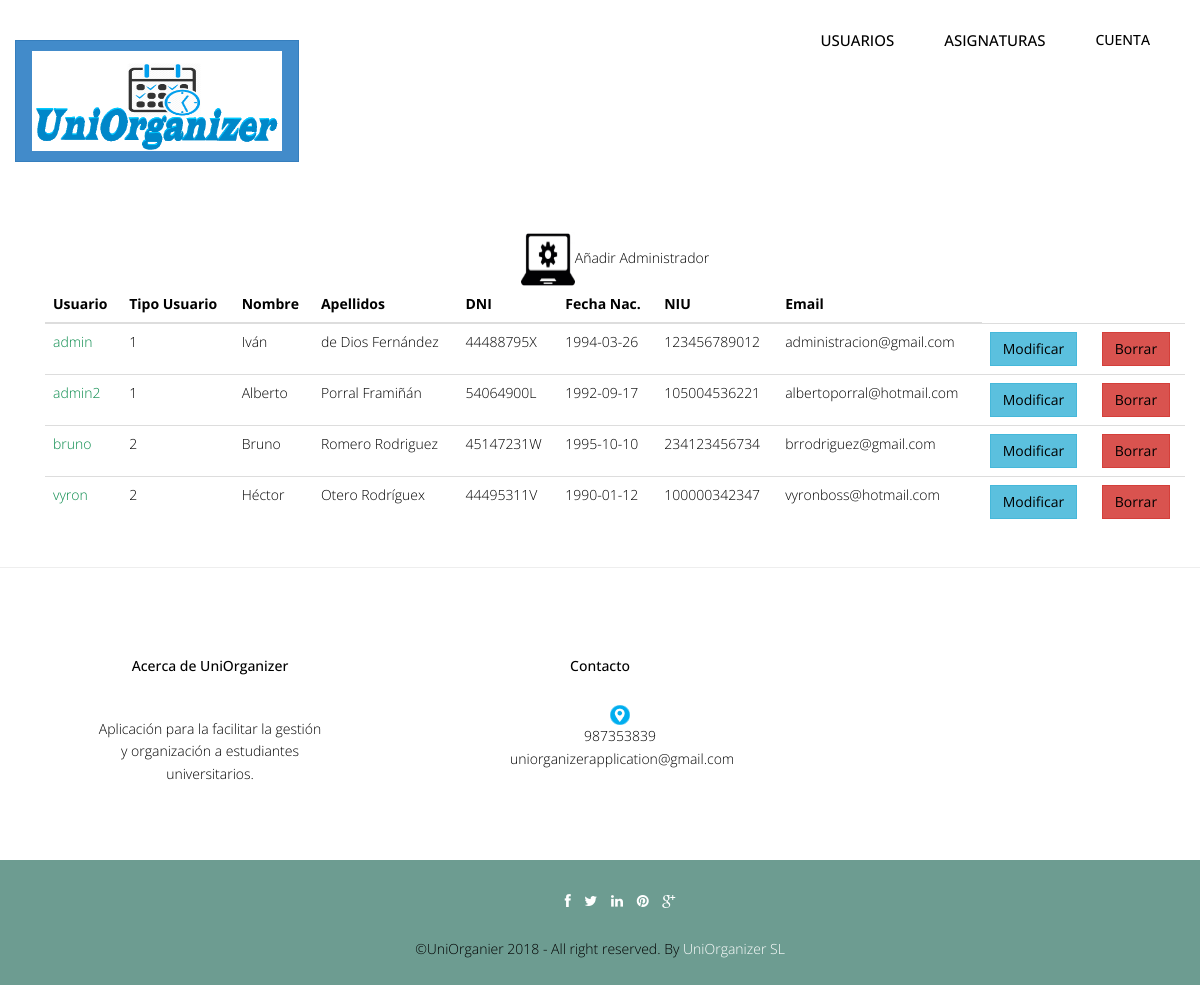
Before: /Controllers/USUARIO_Controller.php (signed in) with the older database file.
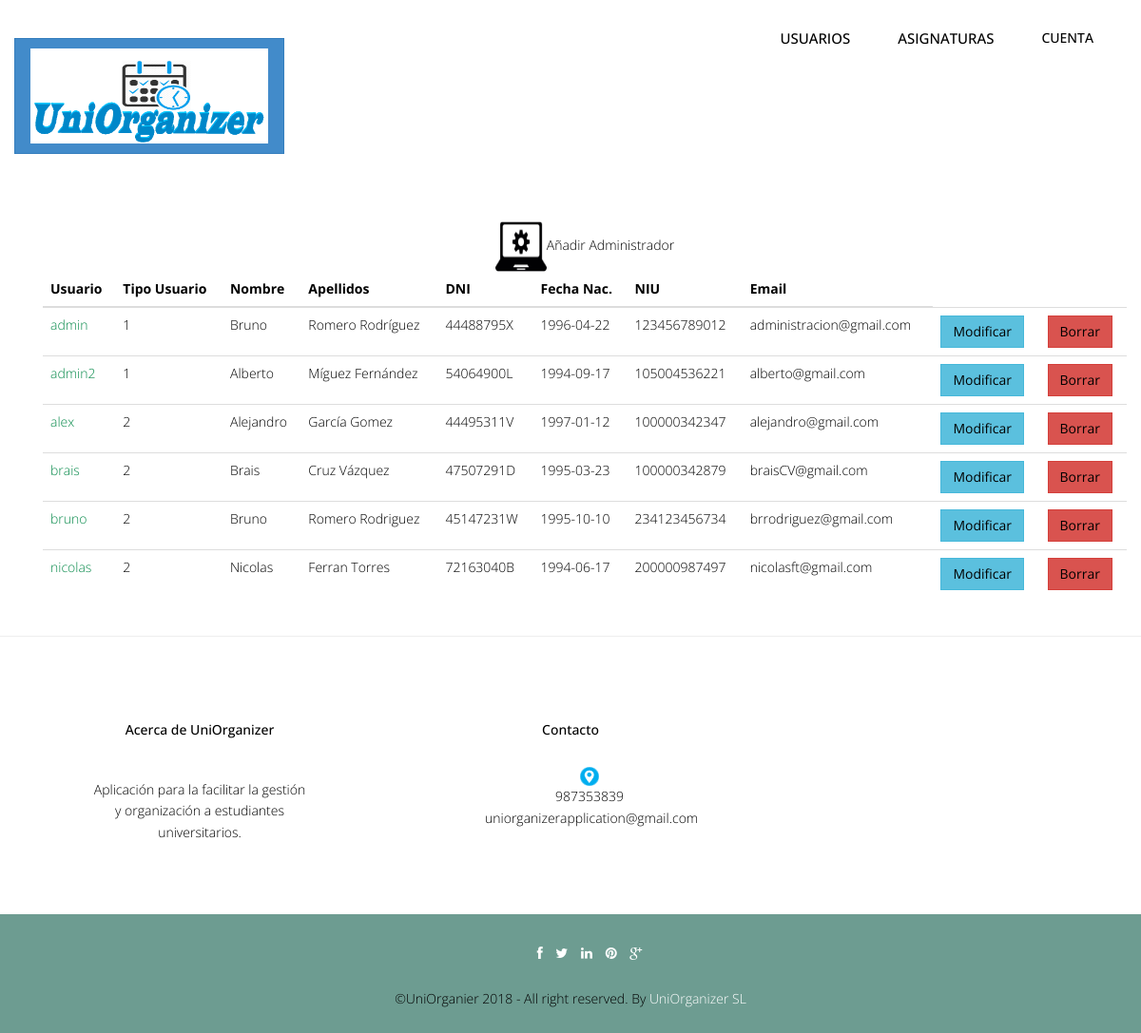
After: the same page with the newer database file.
### tables this page shows
CREATE TABLE `usuario` (
  `username` varchar(20) NOT NULL,
  `password` varchar(50) NOT NULL,
  `tipoUsuario` int(10) NOT NULL,
  `nombre` varchar(50) NOT NULL,
  `apellidos` varchar(50) NOT NULL,
  `dni` varchar(9) NOT NULL,
  `fechaNac` date NOT NULL,
  `niu` varchar(12) NOT NULL,
  `email` varchar(50) NOT NULL
);

### Controllers/USUARIO_Controller.php (called while the page is built, shortened)
<?php
include_once '../Models/USUARIO_Model.php';
include_once '../Views/header.php';
Switch ($_REQUEST['accion']) {
    default:
        if (!isset($_REQUEST['username'])) {
            $usuario = new USUARIO_Modelo('', '', '', '', '', '', '', '', '', '', '');
        } else {
            $usuario = get_data_form();
        }
        $datos = $usuario->ConsultarTodo($_REQUEST['user']);
        if (!tienePermisos('USUARIO_Show')) {
            new Mensaje('No tienes los permisos necesarios', '../Views/DEFAULT_Vista.php');
        } else {
            new USUARIO_Show($datos, '../Views/DEFAULT_Vista.php');
        }
}
?>

### Models/USUARIO_Model.php (called while the page is built, shortened)
<?php
include_once '../Functions/LibraryFunctions.php';
class USUARIO_Modelo {
    var $mysqli;
    function ConectarBD() {
        $this->mysqli = new mysqli("localhost", "root", "", "uniorganizer");
    }
    function ConsultarTodo($user) {
        $sql = "SELECT * FROM USUARIO";
        if (!($resultado = $this->mysqli->query($sql))) {
            return 'Error en la consulta sobre la base de datos';
        } else {
            $toret = array();
            $i = 0;
            while ($fila = $resultado->fetch_array()) {
                $toret[$i] = $fila;
                $i++;
            }
            return $toret;
        }
    }
}
?>

### Views/USUARIO_SHOWALL_Vista.php (the view, shortened to what this page needs)
<?php
class USUARIO_Show {
    private $datos;
    function __construct($array, $volver) {
        $this->datos = $array;
        $this->render();
    }
    function render() {
        ?>
        <div class="container">
            <?php
            $lista = array('username', 'tipoUsuario', 'nombre', 'apellidos', 'dni', 'fechaNac', 'niu', 'email');
            ?>
            <div class="container">
                <div align='center'>
					<a href='USUARIO_Controller.php?accion=<?php echo $strings['Insertar']; ?>&user=admin'><img src="../img/admin.jpg" width="54px" height="54px"><?php echo $strings['addAdministrador']; ?></a>
                    <table class="table">
                        <thead class="thead-dark">
                            <tr>
                                <?php
                                foreach ($lista as $titulo) {
                                    echo "<th>";
                                    echo $strings[$titulo];
                                    echo "</th>";
                                }
                                echo "</tr>";
                                echo "</thead>";
                                echo "<tbody>";
                                for ($j = 0; $j < count($this->datos); $j++) {
                                    echo "<tr>";
                                    foreach ($this->datos [$j] as $clave => $valor) {
                                        for ($i = 0; $i < count($lista); $i++) {
                                            if ($clave === $lista[$i]) {
                                                echo "<td>";
                                            if ($clave === 'username') {
                                                ?>
                                            <a href='USUARIO_Controller.php?username=<?php echo $this->datos[$j]['username'] . '&accion=' . $strings['Ver']; ?>'><font color="#088A4B"><?php echo $valor; ?></font></a> <?php
                                        } else {
                                            echo $valor;
                                        }
                                        echo "</td>";
                                    }
                                }
                            }
                            ?>
                            <td><button type="button" class="btn btn-info"><a href='USUARIO_Controller.php?username=<?php echo $this->datos[$j]['username'] . '&accion=' . $strings['Modificar']; ?>'><?php echo $strings['Modificar']; ?></a></button></td>
                            <td><button type="button" class="btn btn-danger"><a href='USUARIO_Controller.php?username=<?php echo $this->datos[$j]['username'] . '&accion=' . $strings['Borrar']; ?>'><?php echo $strings['Borrar']; ?></a></button></td>
                                    <?php
                                }
                                ?>
                        </tbody>
                    </table>
                </div>
            </div>
        </div>
        <?php
        include '../Views/footer.php';
    }
}

### Views/header.php (shortened to what this page needs)
<!DOCTYPE html>
<html lang="en">
    <head>
        <link href="../css/bootstrap.min.css" rel="stylesheet">
        <link href="../css/responsive-slider.css" rel="stylesheet">
        <link rel="stylesheet" href="../css/animate.css">
        <link rel="stylesheet" href="../css/font-awesome.min.css">
        <link href="../css/style.css" rel="stylesheet">
    </head>
    <body>
        <header>
            <div class="container">
                <div class="row">
                    <nav class="navbar navbar-default" role="navigation">
                            <div class="navbar-header">
									<form method="post" action="../Functions/Acceso.php" role="login">
										<button type="submit" name="accion" class="btn btn-lg btn-primary" value="Login"><img src="../img/LogoUO.png" width="250" height="100"/></button>
									</form>
                            </div>
                            <div>
                                <div class="menu">
									<ul class="nav nav-tabs" role="tablist">
                                        <?php
                                        showNavbar();
                                        ?>
                                    </ul>
                                </div>
                            </div>
                    </nav>
                </div>
            </div>
        </header>

### Functions/LibraryFunctions.php (shortened to what this page needs)
<?php
function ConsultarTipoUsuarioLogin() {
    $mysqli = new mysqli("localhost", "root", "", "uniorganizer");
    $sql = "SELECT tipoUsuario FROM USUARIO WHERE USUARIO.username='" . $_SESSION['login'] . "'";
    $result = $mysqli->query($sql)->fetch_array();
    return $result['tipoUsuario'];
}
function añadirFuncionalidades($NOM) {
    $mysqli = new mysqli("localhost", "root", "", "uniorganizer");
    $rol = "SELECT tipoUsuario FROM USUARIO  WHERE username='" . $NOM['login'] . "'";
    $sql = "SELECT DISTINCT categoriaFuncionalidad FROM FUNCIONALIDAD, FUNCIONALIDAD_ROL WHERE FUNCIONALIDAD_ROL.idFuncionalidad = FUNCIONALIDAD.idFuncionalidad AND FUNCIONALIDAD_ROL.idRol=(" . $rol . ")";
    if (!($resultado = $mysqli->query($sql))) {
        echo 'Error en la consulta sobre la base de datos';
    } else {
        while ($fila = $resultado->fetch_array()) {
            $funcionalidad = $fila['categoriaFuncionalidad'];
            switch ($funcionalidad) {
				case "Gestion Usuarios":
					if(ConsultarTipoUsuarioLogin()==1){
                        ?><li><a style="font-size:15px;" href="../Controllers/USUARIO_Controller.php"><?php echo $strings['Gestión de Usuarios']; ?></a></li> <?php
					}
                    break;
				case "Gestion Asignaturas":
				?>
                    <li class="nav-item dropdown">
                        <a style="font-size:15px;" class="nav-link dropdown-toggle" href="" id="navbarDropdownMenuLink" data-toggle="dropdown" aria-haspopup="true" aria-expanded="false"><?php echo $strings['Gestión de Asignaturas'] ?> </a>
                    </li>
                    <?php
                    break;
                    ?><li><a style="font-size:15px;" href="../Controllers/ALERTA_Controller.php"><?php echo $strings['Gestión de Eventos']; ?></a></li> <?php
                default:
					break;
            }
        }
    }
}
function showNavbar() {
    if (!isset($_SESSION)) {
        echo '<br><br><li role="presentation" class="active"><a href="../Functions/Conectar.php" class="m1">Iniciar Sesion</a></li>';
		echo '<br><br><li role="presentation" class="active"><a href="../Functions/Registrar.php" class="m1">Registrar</a></li>';
    } else {
        añadirFuncionalidades($_SESSION);
		?>
		<li class="nav-item dropdown">
            <a class="nav-link dropdown-toggle" href="" id="navbarDropdownMenuLink" data-toggle="dropdown" aria-haspopup="true" aria-expanded="false">
        <?php echo $strings['Cuenta'] ?>
            </a>
        </li>
        <?php
    }
}

### Views/footer.php (shortened to what this page needs)
<hr>
	<footer>
		<div class="container">
			<div class="row">
				<div class="col-lg-4">
					<div class="widget">
						<h5 class="widgetheading">Acerca de UniOrganizer</h5>
						<p>Aplicación para la facilitar la gestión y organización a estudiantes universitarios.</p>
					</div>
				</div>
				<div class="col-lg-4">
					<div class="widget">
						<h5 class="widgetheading">Contacto</h5>
						<ul class="link-list">
                                                    <li><a target="_blank" href="https://www.google.es/maps/place/Campus+Ourense/@42.3449233,-7.8554787,15z/data=!4m5!3m4!1s0x0:0xbf4fd0b3ac19bfea!8m2!3d42.3439349!4d-7.8573355"><img src="../img/gps.png" width="20px" height="20px"></a></li>
							<li><a href="#">987353839</a></li>
							<li><a href="#">uniorganizerapplication@gmail.com</a></li>
						</ul>
					</div>
				</div>
			</div>
		</div>
		<div class="sub-footer">
			<div class="container">
				<div class="row">
					<div class="col-lg-12">
						<ul class="social-network">
							<li><a href="#" data-placement="top" title="Facebook"><i class="fa fa-facebook fa-1x"></i></a></li>
							<li><a href="#" data-placement="top" title="Twitter"><i class="fa fa-twitter fa-1x"></i></a></li>
							<li><a href="#" data-placement="top" title="Linkedin"><i class="fa fa-linkedin fa-1x"></i></a></li>
							<li><a href="#" data-placement="top" title="Pinterest"><i class="fa fa-pinterest fa-1x"></i></a></li>
							<li><a href="#" data-placement="top" title="Google plus"><i class="fa fa-google-plus fa-1x"></i></a></li>
						</ul>
					</div>
					<div class="col-lg-12">
						<div class="copyright">
							<p>
								<span>&copy;UniOrganier 2018 - All right reserved. By </span><a href="" target="_blank">UniOrganizer SL</a>
							</p>
						</div>
					</div>
				</div>
			</div>
		</div>
	</footer>
  </body>
</html>

### css/style.css (style rules this page uses)
body { font-family:'Open Sans', Arial, sans-serif; font-size:14px; font-weight:300; line-height:1.6em; color:#000; background-color:#fff; }
hi,h2,h3,h4,h5,h6 { color:#000; line-height:1.1em; }
p { color:#000; }
.navbar-default { margin-top:-10px; background-color: #fff; border-radius:0; border:0; }
.menu { font-size:14px; float:right; text-transform:uppercase; font-weight:500; }
.menu ul.nav-tabs li { color:#000; }
.nav-tabs { border-bottom: 0; }
.nav-tabs > li { float: left; margin-bottom: 0; }
.nav-tabs > li > a { margin-bottom:20px; margin-right: 20px; line-height: 1.42857143; border-bottom: 3px solid transparent; border-radius:0; color:#000; border-top:0; border-right:0; border-left:0; }
.blog h3,p { color:#000; padding:15px; }
form { margin-top:50px; margin-bottom:50px; }
.widget { margin-top:10px; padding:50px; text-align:center; }
.widget p,ul { margin-top:30px; }
.link-list ul,li,a { color:#000; list-style:none; }
.copyright { text-align:center; }
.copyright a { color:#fff; }
.sub-footer { background-color: #6D9C91; }
ul.social-network { list-style:none; margin-top:30px; text-align:center; }
ul.social-network li { display:inline; margin: 0 5px; color:#fff; }
ul.social-network li a { color:#fff; }

### css/overwrite.css (style rules this page uses)
.btn { text-shadow: none; background-image:none; border-color: none; border-bottom-color: none; -webkit-box-shadow: none; -moz-box-shadow: none; box-shadow: none; }
.btn { outline:0; -webkit-border-radius: 0; -moz-border-radius: 0; border-radius: 0; }
.btn-lg { -webkit-border-radius: 0; -moz-border-radius: 0; border-radius: 0; }

Changed rows visible on the page:
removed usuario: username "vyron", tipoUsuario "2", nombre "Héctor", apellidos "Otero Rodríguex", dni "44495311V", fechaNac "1990-01-12", niu "100000342347", email "vyronboss@hotmail.com"
added usuario: username "alex", tipoUsuario "2", nombre "Alejandro", apellidos "García Gomez", dni "44495311V", fechaNac "1997-01-12", niu "100000342347", email "alejandro@gmail.com"
added usuario: username "brais", tipoUsuario "2", nombre "Brais", apellidos "Cruz Vázquez", dni "47507291D", fechaNac "1995-03-23", niu "100000342879", email "braisCV@gmail.com"
added usuario: username "nicolas", tipoUsuario "2", nombre "Nicolas", apellidos "Ferran Torres", dni "72163040B", fechaNac "1994-06-17", niu "200000987497", email "nicolasft@gmail.com"
Other visible differences:
list line gone: "Iván de Dios Fernández 1994-03-26"
new list line: "Bruno Romero Rodríguez 1996-04-22"
list line gone: "Porral Framiñán 1992-09-17 albertoporral@hotmail.com"
new list line: "Míguez Fernández 1994-09-17 alberto@gmail.com"
new list line: "bruno 2 Bruno Romero Rodriguez 45147231W 1995-10-10 234123456734 brrodriguez@gmail.com"
new list line: "Modificar Borrar"
list line gone: "bruno Bruno Romero Rodriguez 45147231W 1995-10-10 234123456734 brrodriguez@gmail.com"
